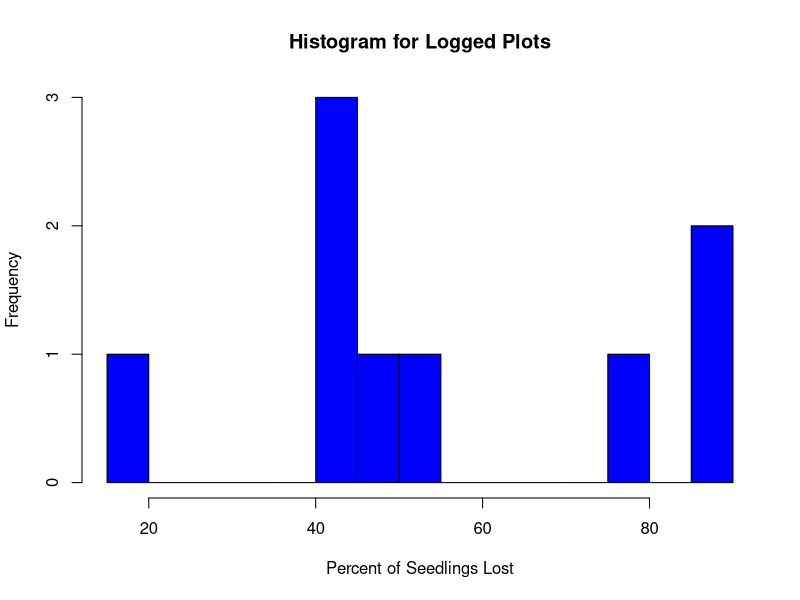
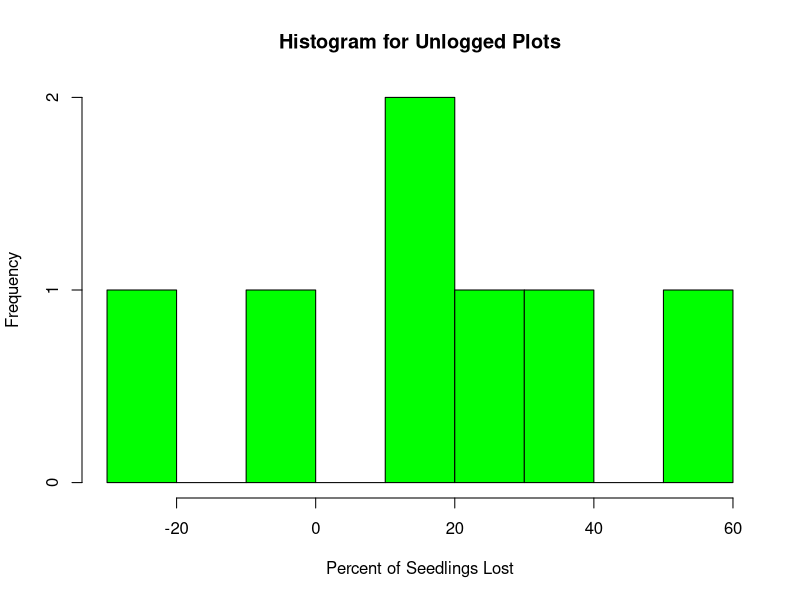

These figures' R source, in order:
# Sample data
logged <- c(45, 53.1, 40.8, 75.5, 46.7, 85.4, 85.6, 18.2, 43.2)
unlogged <- c(23.6, 13.3, 34.2, 18.1, 56.1, -8.1, -20.1)

# Plot histogram for logged plots
hist(logged, main="Histogram for Logged Plots", xlab="Percent of Seedlings Lost", col="blue", breaks=10)

# Plot histogram for unlogged plots
hist(unlogged, main="Histogram for Unlogged Plots", xlab="Percent of Seedlings Lost", col="green", breaks=10)
